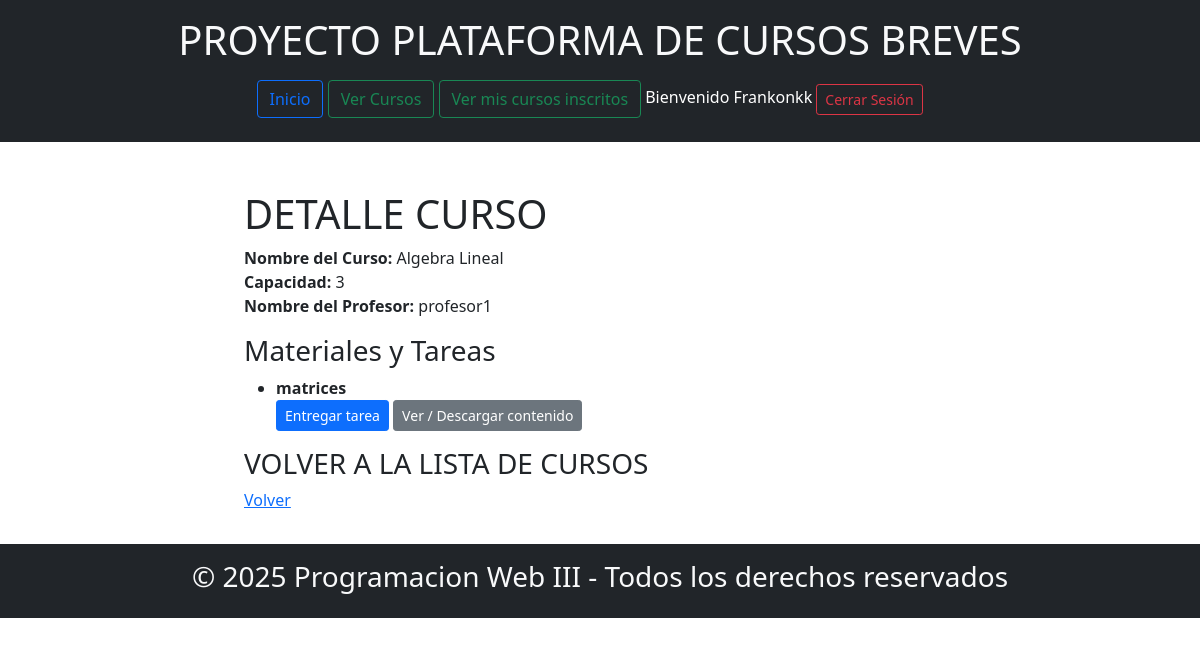
The app's page /detalle_curso/3/ (signed in) with its own data.
### aplicacion/models.py (models this page shows, shortened)
class Curso(models.Model):
    nom_curso = models.CharField(max_length=30)
    capacidad = models.IntegerField()
    id_profesor = models.ForeignKey(Profesor, on_delete=models.CASCADE, related_name='cursos')

class Profesor(models.Model):
    nombre = models.CharField(max_length=30)
    apellido = models.CharField(max_length=30)
    autor = models.ForeignKey(User, on_delete=models.CASCADE, related_name='profesores')

class Material(models.Model):
    nom_material = models.CharField(max_length=100)
    descripcion = models.TextField(blank=True)
    archivo = models.FileField(upload_to='materiales/')
    id_curso = models.ForeignKey('Curso', on_delete=models.CASCADE)
    id_profesor = models.ForeignKey('Profesor', on_delete=models.CASCADE)
    requiere_entrega = models.BooleanField(default=False)
    fecha_limite = models.DateTimeField(null=True, blank=True)

### aplicacion/views.py (the view, shortened to what this page needs)
# urls.py: path('detalle_curso/<int:pk>/', views.detalle_curso, name='detalle_curso'),
@login_required
def detalle_curso(request, pk):
    curso = get_object_or_404(Curso, pk=pk)
    materiales = Material.objects.filter(id_curso=curso)
    profesor = curso.id_profesor
    is_profesor = (request.user.perfilusuario.rol == 'maestro')
    is_inscrito = Inscripcion.objects.filter(autor=request.user, id_curso=curso).exists()
    entregas_map = {}
    if not is_profesor and is_inscrito:
        qs = Entrega.objects.filter(estudiante=request.user, material__in=materiales)
        entregas_map = { e.material_id: e for e in qs }
    materiales_data = []
    now = timezone.now()
    for m in materiales:
        esta_vencido = False
        if m.requiere_entrega and m.fecha_limite:
            esta_vencido = now > m.fecha_limite
        material_info = {
            'material': m,
            'entrega': entregas_map.get(m.id),
            'esta_vencido': esta_vencido,
            'entregas': [],
            'estudiantes_sin_entregar': []
        }
        materiales_data.append(material_info)
    return render(request, 'aplicacion/detalle_curso.html', {
        'curso': curso,
        'profesor': profesor,
        'is_profesor': is_profesor,
        'is_inscrito': is_inscrito,
        'materiales_data': materiales_data,
    })

### aplicacion/templates/aplicacion/detalle_curso.html (shortened to what this page needs)
{% extends "aplicacion/base.html" %}
{% block content %}
    <h1>DETALLE CURSO</h1>
    <p>
        <strong>Nombre del Curso:</strong> {{ curso.nom_curso }} <br>
        <strong>Capacidad:</strong> {{ curso.capacidad }} <br>
        <strong>Nombre del Profesor:</strong> {{ profesor.nombre }} {{ profesor.apellido }}
    </p>
    {% if user.is_authenticated %}
        {% if not is_profesor %}
            {% if is_inscrito %}
                <h3>Materiales y Tareas</h3>
                <ul>
                  {% for item in materiales_data %}
                    <li>
                      <strong>{{ item.material.nom_material }}</strong>
                      {% if item.material.requiere_entrega %}
                        <br>
                        {% if item.entrega %}
                          <span class="badge badge-success">Entregado</span>
                          <a href="{% url 'anular_entrega' item.entrega.id %}"
                             class="btn btn-sm btn-danger">
                            Anular entrega
                          </a>
                        {% else %}
                          {% if not item.esta_vencido %}
                            <a href="{% url 'entregar_tarea' item.material.id %}"
                               class="btn btn-sm btn-primary">
                              Entregar tarea<BR>
                            </a>
                          {% else %}
                            <span style="color:red;">Plazo vencido</span>
                          {% endif %}
                        {% endif %}
                      {% endif %}
                      {% if item.material.archivo %}
                        <a href="{{ item.material.archivo.url }}" class="btn btn-sm btn-secondary">
                          Ver / Descargar contenido
                        </a>
                      {% endif %}
                    </li>
                  {% empty %}
                    <li>No hay materiales aún.</li>
                  {% endfor %}
                </ul>
            {% endif %}
        {% endif %}
    {% endif %}
    <h3>VOLVER A LA LISTA DE CURSOS</h3>
    <a href="{% url 'lista_cursos' %}">Volver</a>
{% endblock %}

### aplicacion/templates/aplicacion/base.html (shortened to what this page needs)
<!DOCTYPE html>
{% load static %}
<html lang="en">
<head>
    <link rel="stylesheet" href="{% static 'aplicacion/css/estilo.css' %}">
    <link href="https://cdn.jsdelivr.net/npm/bootstrap@5.0.2/dist/css/bootstrap.min.css" rel="stylesheet">
</head>
<body>
    <header class="bg-dark text-light py-3">
      <h1>PROYECTO PLATAFORMA DE CURSOS BREVES</h1>
      <nav style="background-color:#f2f2f2; padding: 10px;" class="bg-dark text-white py-2">
        <a class="btn btn-outline-primary" href="{% url 'home' %}">Inicio</a>
        <a class="btn btn-outline-success" href="{% url 'lista_cursos' %}">Ver Cursos</a>
        {% if user.is_authenticated %}
          {% if user.perfilusuario.rol == 'maestro' %}
            <a class="btn btn-outline-warning" href="{% url 'crear_curso' %}">Crear Curso</a>
            <a class="btn btn-outline-primary" href="{% url 'cursos_creados' %}">Ver mis cursos</a>
          {% elif user.perfilusuario.rol == 'normal' %}
            <a class="btn btn-outline-success" href="{% url 'cursos_inscritos' %}">Ver mis cursos inscritos</a>
          {% endif %}
          <span>Bienvenido {{ user.username }}</span>
          <a class="btn btn-outline-danger btn-sm" href="{% url 'salir' %}">Cerrar Sesión</a>
        {% else %}
          <a class="btn btn-outline-secondary btn-sm me-2" href="{% url 'login' %}">Iniciar Sesión</a>
          <a class="btn btn-outline-info btn-sm" href="{% url 'registrar' %}">Registrarse</a>
        {% endif %}
      </nav>
    </header>
    <main>
      <div class="container mt-3">
        {% block content %}
        {% endblock %}
      </div>
    </main>
    <footer class="bg-dark text-light text-center py-3">
        <h3>© 2025 Programacion Web III - Todos los derechos reservados</h3>
    </footer>
</body>
</html>

### aplicacion/static/aplicacion/css/estilo.css (style rules this page uses)
body { font-family: Arial, Helvetica, sans-serif; margin: 0; padding: 0; background-color: rgb(236, 134, 134); }
header, footer { background-color: #333; color: #c4e783; text-align: center; padding: 1em; }
main { padding: 2em; max-width: 800px; margin: auto; background-color: white; border-radius: 20px; }

### records on screen
Curso: nom_curso "Algebra Lineal", capacidad "3"
Profesor: nombre "profesor1"
Material: material.nom_material "matrices", requiere_entrega "Entregar tarea"

### other values on screen
{{ user.username }} "Frankonkk"
